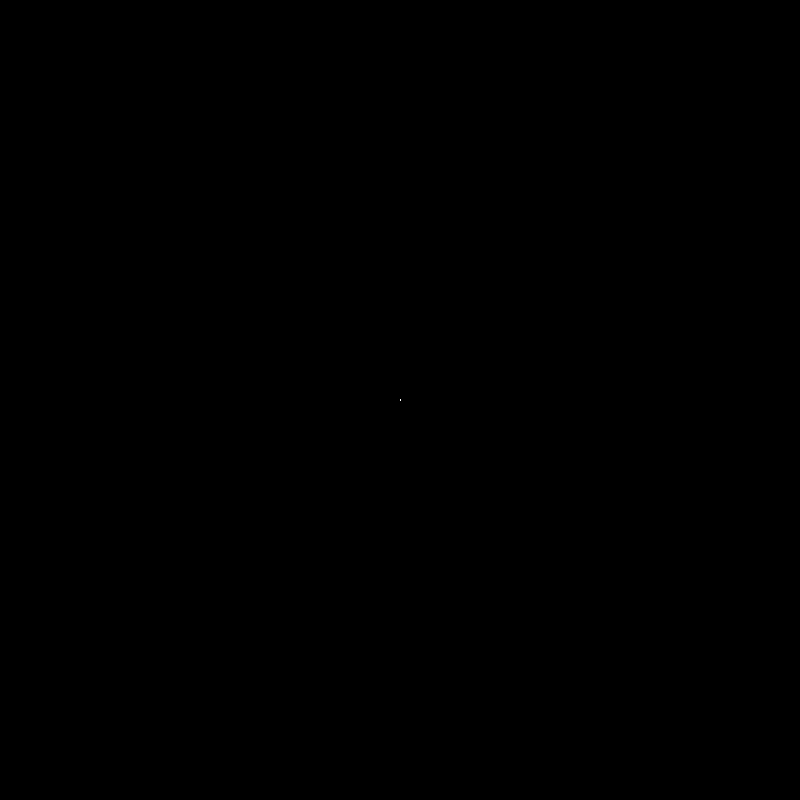
Frame 1 (no input)
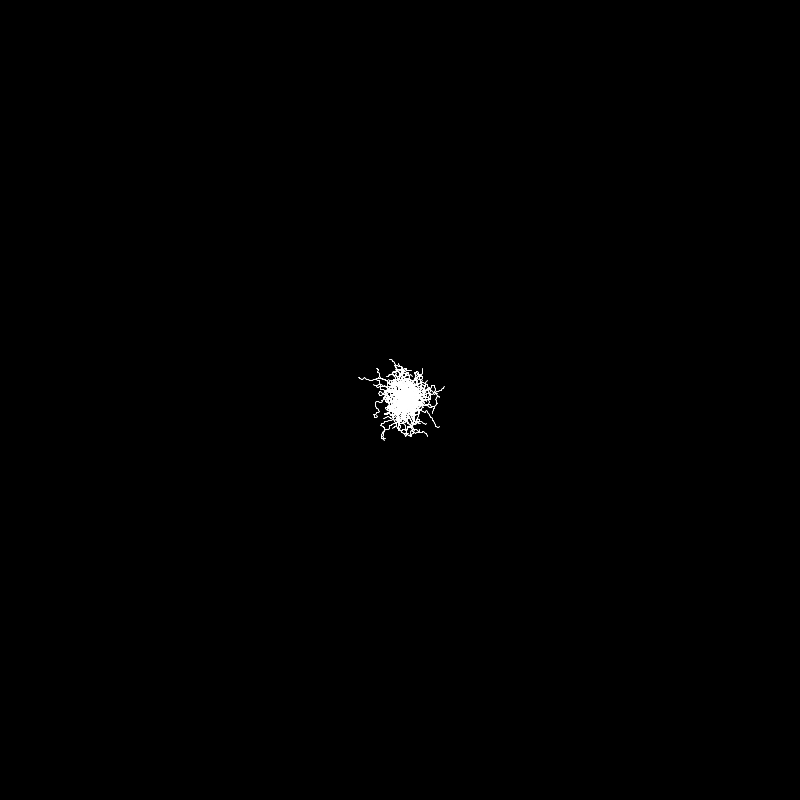
Frame 60 (the mouse pressed at the canvas centre just before this capture)
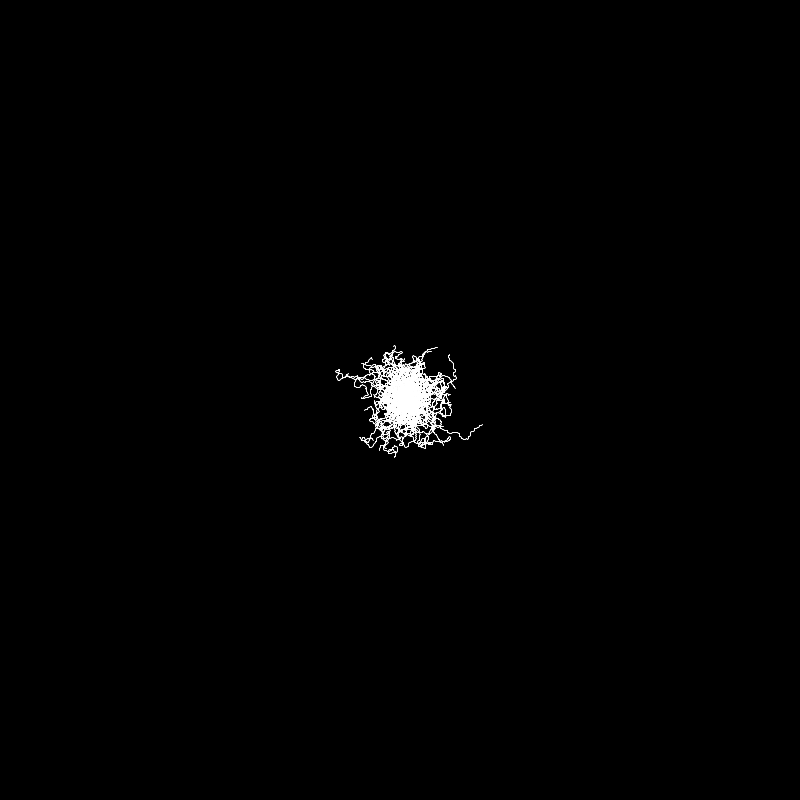
Frame 120 (the mouse held since frame 60 and released just before this capture)

The Processing sketch that drew these frames (run headless with seeded random() and noise(); from frame 60 on, the mouse is pressed at the canvas centre):

// Processing sketch: d_random_walker_class
// ── d_random_walker_class.pde
// random walker class
// author: dennis goldschmidt
// date: 11 Aug 2017
// ---
// Random walker class for creating many walkers
// 1) create class
// 2) create a few objects
// 3) create more objects -> introduce ArrayList
// 4) for-loop: instance loop
// ---

float x0, y0;
ArrayList<RandomWalker> walkers = new ArrayList<RandomWalker>();

class RandomWalker{
  float x, y, xold, yold;
  float angle;
  float turning_rate = 0.1*TWO_PI;
  float step = 1.0;
  
  RandomWalker(float x0, float y0) {
    x = x0;
    y = y0;
  }
  
  void step() {
    xold = x;
    yold = y;
    angle += turning_rate * randomGaussian(); // random number from Gaussian (mean=0, std=1)
    x += step*cos(angle);
    y += step*sin(angle);
  }
  
  void display() {
    stroke(255); // white stroke
    line(xold,yold, x, y); // line from xold,yold to x,y
  }
}

void setup () {
  size(800, 800);
  background(0);
  x0 = width/2;
  y0 = height/2;
  int num_walkers = 100;
  for (int i=0; i<num_walkers; i++) {
    walkers.add(new RandomWalker(x0, y0));
  }
  
}

void draw () {
  for (RandomWalker walker : walkers) {
    walker.step();
    walker.display();
  }
}
